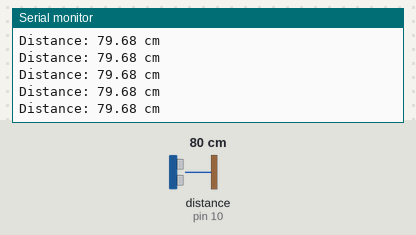
Simulated run of this sketch. Board: Arduino Uno, built with avr-gcc and run on an emulated ATmega328P. Parts: the last lines printed to the serial monitor. Wiring (inferred from the names in the program): ultrasonic range finder: trigger pin 9; echo pin 10. The test bench sets the inputs (shaded band); at power-on: distance to the obstacle (sensor on pin 10) 80 cm. The echo pulse lasts 58.3 µs per cm.

Above: at 1.2 s.
1.3 s: distance to the obstacle (sensor on pin 10) set to 35 cm
At 1.6 s:
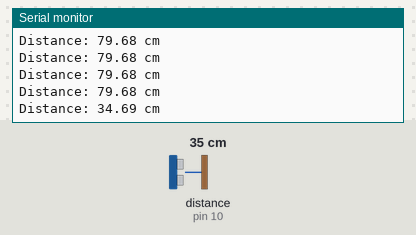
4.3 s: distance to the obstacle (sensor on pin 10) set to 2 cm
At 4.44 s:
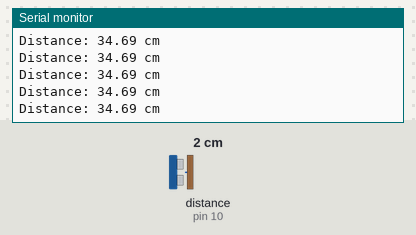
Timing chart, 0 to 7.3 s (numbered marks = the images above; inputs shaded):
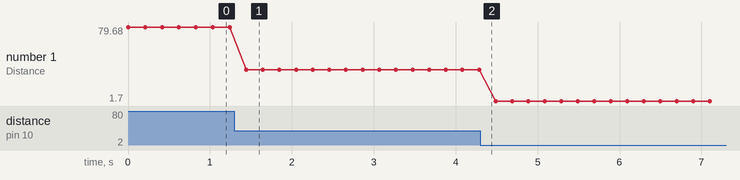

Measured:
- after the input at 1.3 s, the serial monitor: prints a new line after 0.14 s (image 1)
- plotted number 1: 79.68 → 34.69 after the input at 1.3 s, 34.69 → 1.7 after the input at 4.3 s

The sketch:

distance_test.ino
```cpp
const int trigPin = 9;
const int echoPin = 10;

void setup() {
  Serial.begin(9600);
  pinMode(trigPin, OUTPUT);
  pinMode(echoPin, INPUT);
}

void loop() {
  long duration;
  float distance;

  // Ensure clean LOW pulse
  digitalWrite(trigPin, LOW);
  delayMicroseconds(2);

  // Send 10µs HIGH pulse
  digitalWrite(trigPin, HIGH);
  delayMicroseconds(10);
  digitalWrite(trigPin, LOW);

  // Read echo time
  duration = pulseIn(echoPin, HIGH);

  // Convert to distance (cm)
  distance = duration * 0.0343 / 2;

  Serial.print("Distance: ");
  Serial.print(distance);
  Serial.println(" cm");

  delay(200);
}
```
